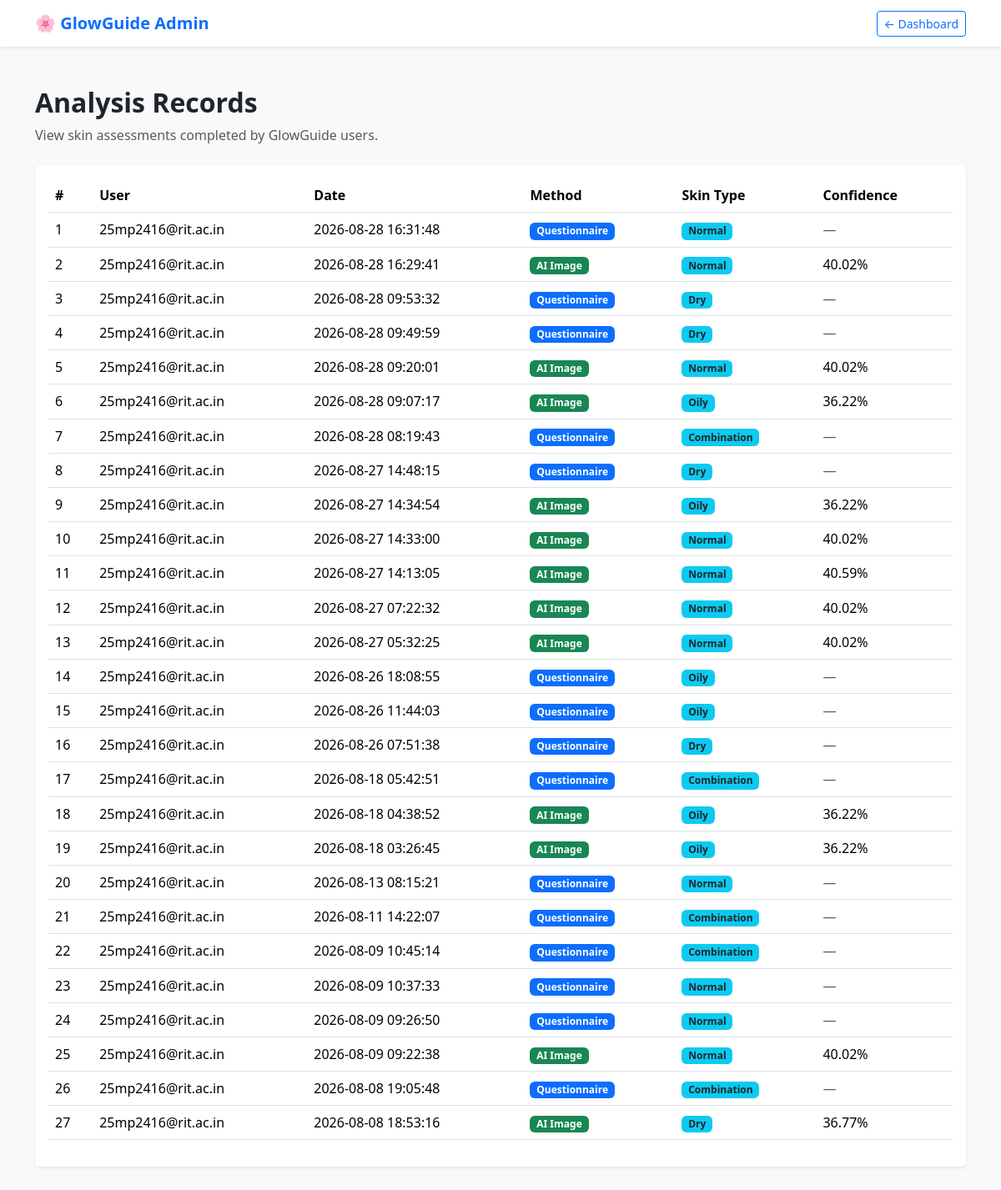
Page /admin/analyses (signed in) on the earlier database version.
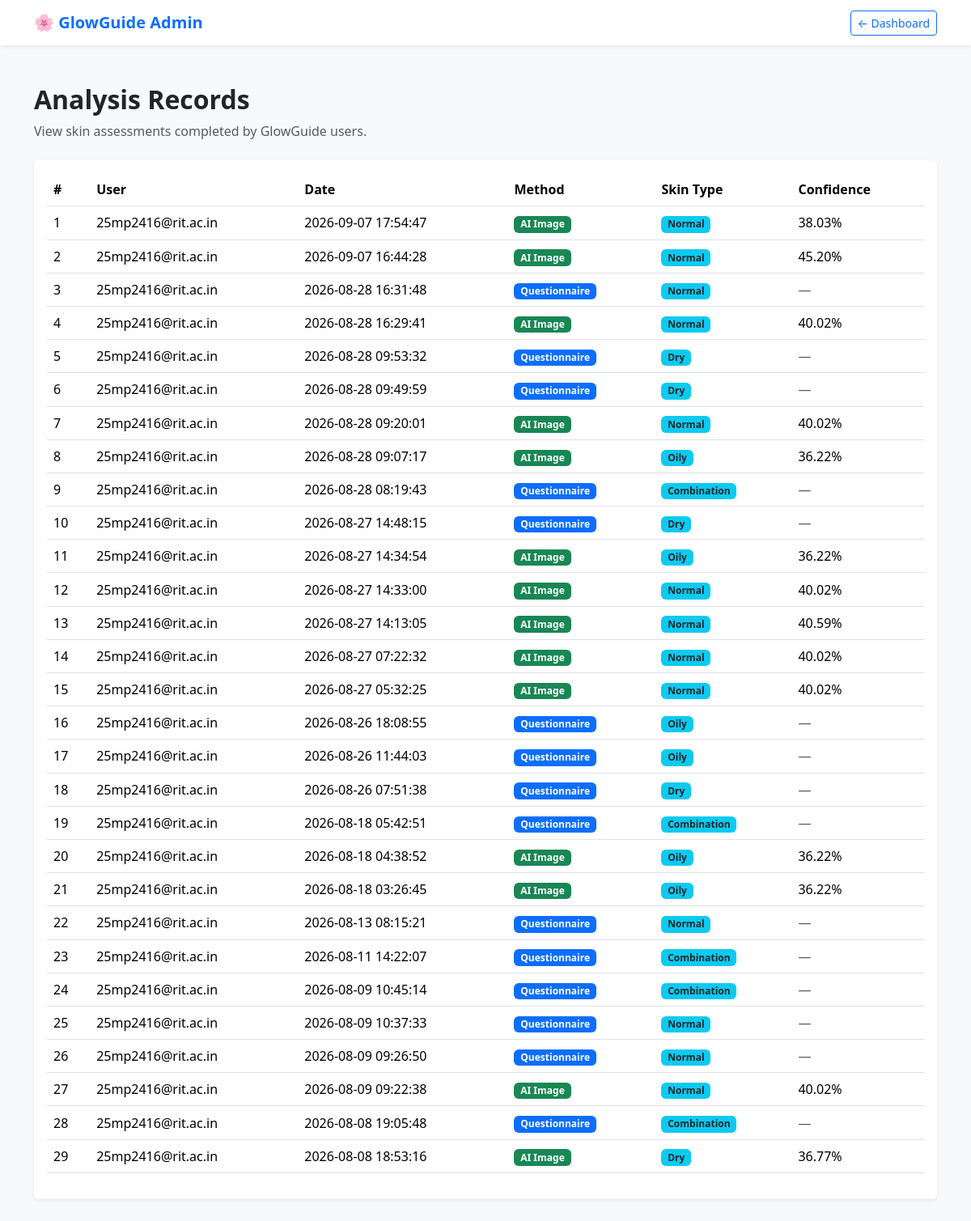
Same page on the later database version.
### tables this page shows
CREATE TABLE analysis_history (
    id INTEGER PRIMARY KEY AUTOINCREMENT,
    user_email TEXT NOT NULL,
    analysis_date TIMESTAMP DEFAULT CURRENT_TIMESTAMP,
    method TEXT NOT NULL,
    skin_type TEXT NOT NULL,
    confidence REAL,
    image_name TEXT
);

### app.py (the view)
@app.route("/admin/analyses")
def admin_analyses():
    if "user" not in session:
        return redirect("/login")
    if session.get("role") != "admin":
        return redirect("/dashboard")
    conn = get_db_connection()
    cursor = conn.cursor()
    cursor.execute("""
        SELECT *
        FROM analysis_history
        ORDER BY analysis_date DESC
    """)
    analyses = cursor.fetchall()
    conn.close()
    return render_template(
        "admin_analyses.html",
        analyses=analyses
    )

### app.py (called while the page is built)
def get_db_connection():
    conn = sqlite3.connect("glowguide.db")
    conn.row_factory = sqlite3.Row
    return conn

### templates/admin_analyses.html (shortened to what this page needs)
<!DOCTYPE html>
<html lang="en">
<head>
    <link
        href="https://cdn.jsdelivr.net/npm/bootstrap@5.3.3/dist/css/bootstrap.min.css"
        rel="stylesheet">
    <link
        rel="stylesheet"
        href="https://cdn.jsdelivr.net/npm/bootstrap-icons@1.11.3/font/bootstrap-icons.min.css">
</head>
<body class="bg-light">
<nav class="navbar bg-white shadow-sm">
    <div class="container">
        <a href="{{ url_for('admin_dashboard') }}"
           class="navbar-brand fw-bold text-primary text-decoration-none">
            🌸 GlowGuide Admin
        </a>
        <a href="{{ url_for('admin_dashboard') }}"
           class="btn btn-outline-primary btn-sm">
            ← Dashboard
        </a>
    </div>
</nav>
<div class="container py-5">
    <div class="mb-4">
        <h2 class="fw-bold">
            Analysis Records
        </h2>
        <p class="text-muted">
            View skin assessments completed by GlowGuide users.
        </p>
    </div>
    <div class="card border-0 shadow-sm">
        <div class="card-body">
            <div class="table-responsive">
                <table class="table align-middle">
                    <thead>
                        <tr>
                            <th>#</th>
                            <th>User</th>
                            <th>Date</th>
                            <th>Method</th>
                            <th>Skin Type</th>
                            <th>Confidence</th>
                        </tr>
                    </thead>
                    <tbody>
                        {% for analysis in analyses %}
                        <tr>
                            <td>
                                {{ loop.index }}
                            </td>
                            <td>
                                {{ analysis["user_email"] }}
                            </td>
                            <td>
                                {{ analysis["analysis_date"] }}
                            </td>
                            <td>
                                {% if analysis["method"] == "AI Image" %}
                                    <span class="badge bg-success">
                                        AI Image
                                    </span>
                                {% elif analysis["method"] == "Questionnaire" %}
                                    <span class="badge bg-primary">
                                        Questionnaire
                                    </span>
                                {% else %}
                                    <span class="badge bg-secondary">
                                        {{ analysis["method"] }}
                                    </span>
                                {% endif %}
                            </td>
                            <td>
                                <span class="badge bg-info text-dark">
                                    {{ analysis["skin_type"]|title }}
                                </span>
                            </td>
                            <td>
                                {% if analysis["confidence"] is not none %}
                                    {{ "%.2f"|format(
                                        analysis["confidence"] * 100
                                    ) }}%
                                {% else %}
                                    <span class="text-muted">
                                        —
                                    </span>
                                {% endif %}
                            </td>
                        </tr>
                        {% endfor %}
                    </tbody>
                </table>
            </div>
        </div>
    </div>
</div>
</body>
</html>

Differences in the rows shown:
added analysis_history: user_email "25mp2416@rit.ac.in", analysis_date "2026-09-07 17:54:47", method "AI Image", skin_type "Normal", confidence "38.03"
added analysis_history: user_email "25mp2416@rit.ac.in", analysis_date "2026-09-07 16:44:28", method "AI Image", skin_type "Normal", confidence "45.20"
